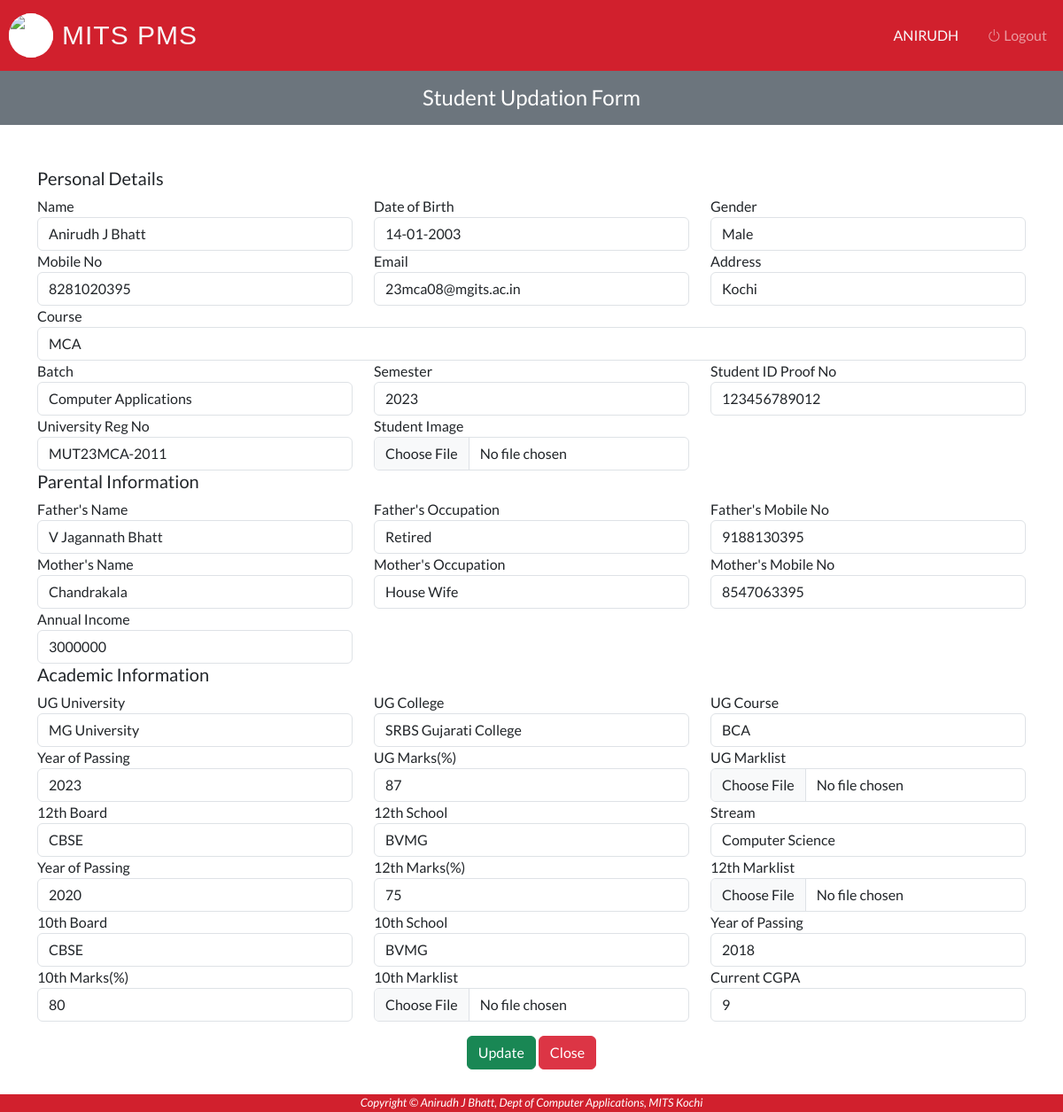
Screenshot of /Faculty/update-student.php?Stud_ID=23MCA08 (signed in) with the database file from the repository.
### tables this page shows
CREATE TABLE `faculty` (
  `Fac_ID` varchar(50) NOT NULL,
  `Fac_Name` varchar(50) NOT NULL,
  `Fac_DOB` varchar(15) NOT NULL,
  `Fac_Gender` varchar(50) NOT NULL,
  `Fac_Email` varchar(50) NOT NULL,
  `Fac_Mob` varchar(11) NOT NULL,
  `Fac_Image` longblob NOT NULL,
  `Fac_Address` varchar(100) NOT NULL,
  `Fac_Dept` varchar(50) NOT NULL,
  `Fac_Desg` varchar(50) NOT NULL
);

CREATE TABLE `student` (
  `Stud_ID` varchar(50) NOT NULL,
  `Stud_Name` varchar(50) NOT NULL,
  `Stud_DOB` varchar(20) NOT NULL,
  `Stud_Gender` varchar(10) NOT NULL,
  `Stud_Mob` varchar(15) NOT NULL,
  `Stud_Email` varchar(50) NOT NULL,
  `Stud_Address` varchar(250) NOT NULL,
  `Stud_Course` varchar(50) NOT NULL,
  `Stud_Batch` varchar(25) NOT NULL,
  `Stud_ID_No` varchar(15) NOT NULL,
  `Stud_Reg_No` varchar(50) NOT NULL,
  `Stud_Father_Name` varchar(50) NOT NULL,
  `Stud_Father_Occ` varchar(50) NOT NULL,
  `Stud_Father_No` varchar(11) NOT NULL,
  `Stud_Mother_Name` varchar(50) NOT NULL,
  `Stud_Mother_Occ` varchar(50) NOT NULL,
  `Stud_Mother_No` varchar(11) NOT NULL,
  `Annual_Income` int(11) NOT NULL,
  `UG_Univ` varchar(50) NOT NULL,
  `UG_College` varchar(50) NOT NULL,
  `UG_Course` varchar(50) NOT NULL,
  `YOP_UG` int(5) NOT NULL,
  `Marks_UG` double DEFAULT NULL,
  `Board_12th` varchar(25) NOT NULL,
  `School_12th` varchar(50) NOT NULL,
  `Stream_12th` varchar(50) NOT NULL,
  `YOP_12th` int(5) NOT NULL,
  `Marks_12th` double DEFAULT NULL,
  `Board_10th` varchar(25) NOT NULL,
  `School_10th` varchar(50) NOT NULL,
  `YOP_10th` int(5) NOT NULL,
  `Marks_10th` double DEFAULT NULL,
  `CGPA` double DEFAULT NULL,
  `Stud_Backlogs` int(50) NOT NULL,
  `Stud_Image` longblob NOT NULL,
  `Mark_List_10th` longblob NOT NULL,
  `Mark_List_12th` longblob NOT NULL,
  `Mark_List_UG` longblob NOT NULL,
  `Stud_Year` varchar(10) NOT NULL,
  `Stud_Placement` int(5) NOT NULL,
  `Stud_Package` int(10) NOT NULL
);

### Faculty/update-student.php (the view, shortened to what this page needs)
<?php
    require_once "../connection/connection.php";
    $Stud_ID = $_REQUEST['Stud_ID'];
    $query = "SELECT * FROM `student` WHERE `Stud_ID` = '$Stud_ID' ";
    $run = mysqli_query($con, $query);
    $row = mysqli_fetch_array($run);
?>
<!DOCTYPE html>
<html lang="en">
<head>
</head>
<body>
    <?php include('../Common/header.php') ?>
    <div class="col-xl-12 col-lg-12 col-md-12 w-100">
		<div class="bg-secondary text-center">
			<div class="table-one flex-wrap flex-md-no-wrap pt-3 pb-2 mb-3 text-white admin-dashboard pl-3">
				<h4>Student Updation Form</h4>
			</div>
		</div>
	</div>
    <div class="container mt-5 mb-5">
        <form id="studregform" method="POST" enctype="multipart/form-data" onsubmit="return validateForm()">
            <h5>Personal Details</h5>
            <div class="row">
                <div class="col">
                    <label>Name</label>
                    <input type="text" class="form-control" value= "<?php echo $row['Stud_Name']; ?>" name="Stud_Name">
                </div>
                <div class="col">
                    <label>Date of Birth</label>
                    <input type="text" class="form-control" value = "<?php echo $row['Stud_DOB'] ?>" name="Stud_DOB">
                </div>
                <div class="col">
                    <label>Gender</label>
                    <input type="text" class="form-control" value = "<?php echo $row['Stud_Gender'] ?>" name="Stud_Gender">
                </div>
            </div>
            <div class="row">
                <div class="col">
                    <label>Mobile No</label>
                    <input type="text" class="form-control" value= "<?php echo $row['Stud_Mob']; ?>" name="Stud_Mob">
                </div>
                <div class="col">
                    <label>Email</label>
                    <input type="email" class="form-control" value= "<?php echo $row['Stud_Email']; ?>" name="Stud_Email">
                </div>
                <div class="col">
                    <label>Address</label>
                    <input type="text" class="form-control" value= "<?php echo $row['Stud_Address']; ?>" name="Stud_Address">
                </div>
            </div>
            <div class="row">
                <div class="col">
                    <label>Course</label>
                    <input type="text" class="form-control" value= "<?php echo $row['Stud_Course']; ?>" name="Stud_Course">
                </div>
            </div>
            <div class="row">
                <div class="col">
                    <label>Batch</label>
                    <input type="text" class="form-control" value= "<?php echo $row['Stud_Batch']; ?>" name="Stud_Batch">
                </div>
                <div class="col">
                    <label>Semester</label>
                    <input type="text" class="form-control" value= "<?php echo $row['Stud_Year']; ?>" name="Stud_Year">
                </div>
                <div class="col">
                    <label>Student ID Proof No</label>
                    <input type="text" class="form-control" value= "<?php echo $row['Stud_ID_No']; ?>" name="Stud_ID_No">
                </div>
            </div>
            <div class="row">
                <div class="col-sm-4">
                    <label>University Reg No</label>
                    <input type="text" class="form-control" value= "<?php echo $row['Stud_Reg_No']; ?>" name="Stud_Reg_No">
                </div>
                <div class="col-sm-4">
                    <label>Student Image</label>
                    <input type="file" class="form-control" name="Stud_Image">
                </div>
            </div>
            <h5>Parental Information</h5>
            <div class="row">
                <div class="col">
                    <label>Father's Name</label>
                    <input type="text" class="form-control" value= "<?php echo $row['Stud_Father_Name']; ?>" name="Stud_Father_Name">
                </div>
                <div class="col">
                    <label>Father's Occupation</label>
                    <input type="text" class="form-control" value= "<?php echo $row['Stud_Father_Occ']; ?>" name="Stud_Father_Occ">
                </div>
                <div class="col">
                    <label>Father's Mobile No</label>
                    <input type="text" class="form-control" value= "<?php echo $row['Stud_Father_No']; ?>" name="Stud_Father_No">
                </div>
            </div>
            <div class="row">
                <div class="col">
                    <label>Mother's Name</label>
                    <input type="text" class="form-control" value= "<?php echo $row['Stud_Mother_Name']; ?>" name="Stud_Mother_Name">
                </div>
                <div class="col">
                    <label>Mother's Occupation</label>
                    <input type="text" class="form-control" value= "<?php echo $row['Stud_Mother_Occ']; ?>" name="Stud_Mother_Occ">
                </div>
                <div class="col">
                    <label>Mother's Mobile No</label>
                    <input type="text" class="form-control" value= "<?php echo $row['Stud_Mother_No']; ?>" name="Stud_Mother_No">
                </div>
            </div>
            <div class="row">
                <div class="col-sm-4">
                    <label>Annual Income</label>
                    <input type="text" class="form-control" value= "<?php echo $row['Annual_Income']; ?>" name="Annual_Income">
                </div>
            </div>
            <h5>Academic Information</h5>
            <div id="UG">
                <div class="row">
                    <div class="col">
                        <label>UG University</label>
                        <input type="text" class="form-control" value= "<?php echo $row['UG_Univ']; ?>" name="UG_Univ">
                    </div>
                    <div class="col">
                        <label>UG College</label>
                        <input type="text" class="form-control" value= "<?php echo $row['UG_College']; ?>" name="UG_College">
                    </div>
                    <div class="col">
                        <label>UG Course</label>
                        <input type="text" class="form-control" value= "<?php echo $row['UG_Course']; ?>" name="UG_Course">
                    </div>
                </div>
                <div class="row">
                    <div class="col">
                        <label>Year of Passing</label>
                        <input type="text" class="form-control" value= "<?php echo $row['YOP_UG']; ?>" name="YOP_UG">
                    </div>
                    <div class="col">
                        <label>UG Marks(%)</label>
                        <input type="text" class="form-control" value= "<?php echo $row['Marks_UG']; ?>" name="Marks_UG">
                    </div>
                    <div class="col-sm-4">
                        <label>UG Marklist</label>
                        <input type="file" class="form-control" name="Mark_List_UG">
                    </div>
                </div>
            </div>
            <div class="row">
                <div class="col">
                    <label>12th Board</label>
                    <input type="text" class="form-control" value= "<?php echo $row['Board_12th']; ?>" name="Board_12th">
                </div>
                <div class="col">
                    <label>12th School</label>
                    <input type="text" class="form-control" value= "<?php echo $row['School_12th']; ?>" name="School_12th">
                </div>
                <div class="col">
                    <label>Stream</label>
                    <input type="text" class="form-control" value= "<?php echo $row['Stream_12th']; ?>" name="Stream_12th">
                </div>
            </div>
            <div class="row">
                <div class="col">
                    <label>Year of Passing</label>
                    <input type="text" class="form-control" value= "<?php echo $row['YOP_12th']; ?>" name="YOP_12th">
                </div>
                <div class="col">
                    <label>12th Marks(%)</label>
                    <input type="text" class="form-control" value= "<?php echo $row['Marks_12th']; ?>" name="Marks_12th">
                </div>
                <div class="col-sm-4">
                    <label>12th Marklist</label>
                    <input type="file" class="form-control" name="Mark_List_12th">
                </div>
            </div>
            <div class="row">
                <div class="col">
                    <label>10th Board</label>
                    <input type="text" class="form-control" value= "<?php echo $row['Board_10th']; ?>" name="Board_10th">
                </div>
                <div class="col">
                    <label>10th School</label>
                    <input type="text" class="form-control" value= "<?php echo $row['School_10th']; ?>" name="School_10th">
                </div>
                <div class="col">
                    <label>Year of Passing</label>
                    <input type="text" class="form-control" value= "<?php echo $row['YOP_10th']; ?>" name="YOP_10th">
                </div>
            </div>
            <div class="row">
                <div class="col">
                    <label>10th Marks(%)</label>
                    <input type="text" class="form-control" value= "<?php echo $row['Marks_10th']; ?>" name="Marks_10th">
                </div>
                <div class="col">
                    <label>10th Marklist</label>
                    <input type="file" class="form-control" name="Mark_List_10th">
                </div>
                <div class="col">
                    <label>Current CGPA</label>
                    <input type="text" class="form-control" value= "<?php echo $row['CGPA']; ?>" name="CGPA">
                </div>
            </div>
            <div class="mt-3 text-center">
                <input type="Submit" class="btn btn-success" value="Update" name="update">
                <input type="Button" class="btn btn-danger" value="Close" onClick="window.close()">
            </div>
        </form>
    </div>
    <?php include('../Common/footer.php') ?>
</body>
</html>

### Common/header.php (shortened to what this page needs)
<?php
    if (isset($_SESSION["LoginAdmin"])) {
        $userid = $_SESSION["LoginAdmin"];
        $username = "MITS Placement Cell";
    } elseif (isset($_SESSION["LoginFaculty"])) {
        $Fac_ID=$_SESSION['LoginFaculty'];
        $query = "SELECT * FROM `faculty` WHERE `Fac_ID` = '$Fac_ID' ";
        $run = mysqli_query($con, $query);
        $res = mysqli_fetch_array($run);
        $username = $res['Fac_Name'];
    } elseif (isset($_SESSION["LoginStudent"])) {
        $Stud_ID=$_SESSION['LoginStudent'];
	    $query = "SELECT * FROM `student` WHERE `Stud_ID` = '$Stud_ID' ";
        $run = mysqli_query($con, $query);
        $res = mysqli_fetch_array($run);
        $username = $res['Stud_Name'];
    }
?>
<html lang="en">
<head>
    <link href="https://cdn.jsdelivr.net/npm/bootstrap@5.3.3/dist/css/bootstrap.min.css" rel="stylesheet">
    <link rel="stylesheet" href="https://cdn.jsdelivr.net/npm/bootstrap-icons@1.11.3/font/bootstrap-icons.min.css">
    <link rel="stylesheet" href="../Css/style.css">
</head>
<body>
    <nav class="navbar navbar-expand-lg  navbar-dark header-back sticky-top">
        <a class="navbar-brand d-flex align-items-center" href="">
            <img src="../Images/cdc_mits_logo.png" class="logo-image bg-white" width="50" height="50">
            <h3 class="text-light text-uppercase ml-2">MITS PMS</h3>
        </a>
        <div class="collapse navbar-collapse" id="navbarNavDropdown">
            <ul class="navbar-nav ms-auto">
                <li class="nav-item d-flex align-items-center me-3">
                    <span class="nav-link text-light text-uppercase disabled">
                        <?php echo $username; ?>
                    </span>
                </li>
                <li class="nav-item">
                    <a class="nav-link btn" href="../login/logout.php">
                        <i class="bi bi-power" aria-hidden="true"></i> Logout
                    </a>
                </li>
            </ul>
        </div>
    </nav>
</body>
</html>

### Css/style.css (style rules this page uses)
body { font-family: 'Lato', sans-serif; background-color: #ffffff; }
.header-back { background-color: #d1202d; padding: 10px; height: fit-content; }
.navbar-brand h3 { font-family: 'Poppins', sans-serif; margin-bottom: 0; letter-spacing: 1px; margin-left: 10px; font-size: 30px; display: flex; }
.logo-image { border-radius: 50%; transition: transform 0.3s ease; }
img { display: block; margin: 0 auto; max-width: 100%; border-radius: 50%; }

### Faculty/update-student.php (style rules this page uses)
input { margin-bottom: 15px; }

### rows the page displays
faculty: Fac_Name "ANIRUDH"
student: Stud_Name "Anirudh J Bhatt", Stud_DOB "14-01-2003", Stud_Gender "Male", Stud_Mob "8281020395", Stud_Email "23mca08@mgits.ac.in", Stud_Address "Kochi", Stud_Course "MCA", Stud_Batch "Computer Applications", Stud_Year "2023", Stud_ID_No "123456789012", Stud_Reg_No "MUT23MCA-2011", Stud_Father_Name "V Jagannath Bhatt", Stud_Father_Occ "Retired", Stud_Father_No "9188130395", Stud_Mother_Name "Chandrakala", Stud_Mother_Occ "House Wife", Stud_Mother_No "8547063395", Annual_Income "3000000", UG_Univ "MG University", UG_College "SRBS Gujarati College", UG_Course "BCA", YOP_UG "2023", Marks_UG "87", Board_12th "CBSE", School_12th "BVMG", Stream_12th "Computer Science", YOP_12th "2020", Marks_12th "75", Board_10th "CBSE", School_10th "BVMG", YOP_10th "2018", Marks_10th "80", CGPA "9"
